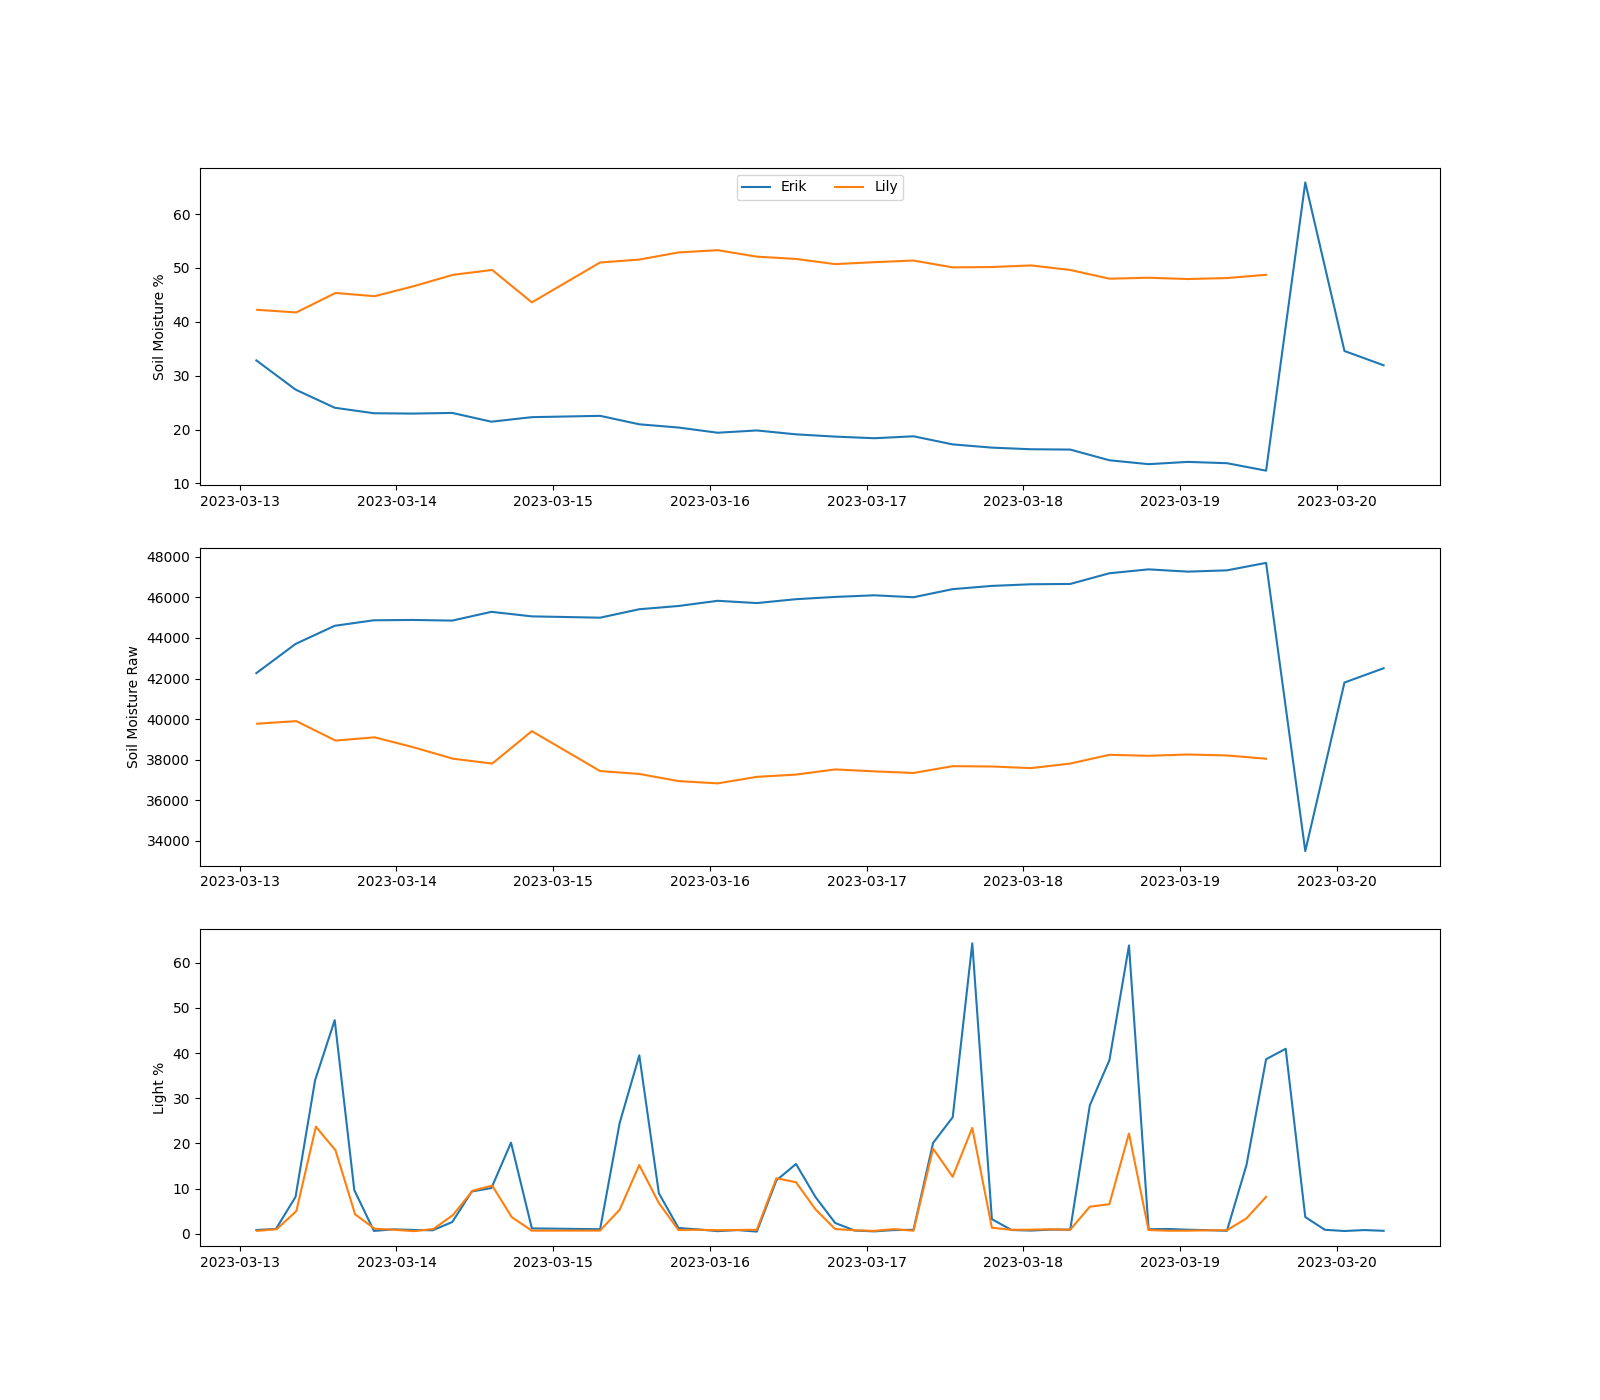

Write Python code to recreate this figure.
import sqlalchemy
import pandas as pd
import numpy as np
import datetime as dt
import matplotlib.pyplot as plt

engine = sqlalchemy.create_engine("sqlite:///waterboy_cap_probe.db")

eric = pd.read_sql("SELECT timestamp,value,V.measure_id FROM Value AS V JOIN Plant as P ON V.plant_id=P.plant_id JOIN Measure as M ON V.measure_id=M.measure_id\
    WHERE V.plant_id=1",engine)

lily = pd.read_sql("SELECT timestamp,value,V.measure_id FROM Value AS V JOIN Plant as P ON V.plant_id=P.plant_id JOIN Measure as M ON V.measure_id=M.measure_id\
    WHERE V.plant_id=2",engine)

F = plt.figure(figsize=(16,14))
lbs = ['Soil Moisture %','Soil Moisture Raw','Light %']

for i in [1,2,3]:
    ax = F.add_subplot(3,1,i)

    x = np.array([dt.datetime.strptime(_,"%Y-%m-%d %H:%M:%S.%f") for _ in eric[eric['measure_id'] == i]['timestamp']])
    y = np.array(eric[eric['measure_id'] == i]['value'])
    t = np.where(x > dt.datetime.strptime("2023-03-13","%Y-%m-%d"))[0]
    ax.plot(x[t],y[t],label='Erik')

    x = np.array([dt.datetime.strptime(_,"%Y-%m-%d %H:%M:%S.%f") for _ in lily[lily['measure_id'] == i]['timestamp']])
    y = np.array(lily[lily['measure_id'] == i]['value'])
    t = np.where(x > dt.datetime.strptime("2023-03-13","%Y-%m-%d"))[0]
    ax.plot(x[t],y[t],label='Lily')
    if i == 1:
        ax.legend(loc='upper center',ncol=2)
    ax.set_ylabel(lbs[i-1])

plt.savefig('data_check.png')